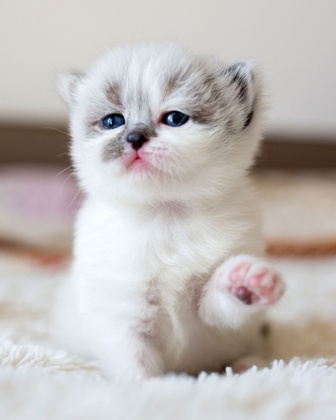
%> input picture cat.jpeg, 336 x 420 px, shrunk from 1600 x 2000 before the run
$ octave partone.m   (GNU Octave 9; MATLAB toolbox functions it lacks are replaced by stand-ins)
%> lines starting %> are read from the running program, lines starting %| are printed output that depends on the picture; in (x1, y1, x2, y2) boxes, pixels count from 0 and x2, y2 are one past the last pixel; in counts of white or black regions, pixels touching at a corner belong together; the program's own positions count from 1
% read and display an image
img_cat = imread('cat.jpeg');
%> img_cat is the input picture: size 420x336x3 uint8; mean R, G, B 191.8, 186.4, 183.8
imshow(img_cat)


%calculate the total number of pixels
size(img_cat)
%> ans = [420 336 3]
size(img_cat,1) * size(img_cat,2)
%> ans = 141120


%min pixels
minValue = min(img_cat(:))
%> minValue = 0
	[row, column] = find(img_cat == minValue);
%> row = 190 values from 112 to 149; column = 190 values from 111 to 921
%max pixels
maxValue = max(img_cat(:))
%> maxValue = 255
	[row, column] = find(img_cat == maxValue);
%> row = 569 values from 117 to 261; column = 569 values from 754 to 842
% mean pixels
meanValue = mean(img_cat(:))
%> meanValue = 187.3
	[row, column] = find(img_cat == meanValue);
%> row = []; column = []


%Change the pixel values less than the mean to 0 and above the mean to 255

grey_img = rgb2gray(img_cat);
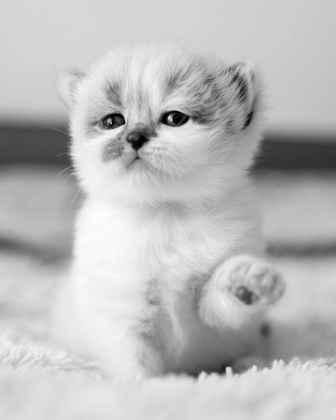
%> grey_img: size 420x336 uint8; min 0, max 253, mean 187.7
figure
imshow(grey_img)
image_change = zeros(size(grey_img));

for ii=1:size(grey_img,1)
  for jj=1:size(grey_img,2)
    pixel=grey_img(ii,jj);

    if pixel <meanValue
      new_pixel=0;
    elseif pixel>meanValue
      new_pixel=255;
      else
          new_pixel = pixel;

         end
         image_change(ii,jj)=new_pixel;
      end
  endfor
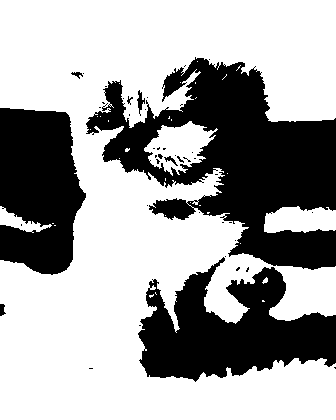
%> image_change: size 420x336 double; 64.2% white; 44 black regions (36 under 20 px), largest, box (x1, y1, x2, y2) and area: (86, 57, 336, 270) 25089, (138, 257, 336, 382) 13753, (0, 108, 86, 275) 11265
%> after the loop, new_pixel = 255
figure()
subplot(1,2,1)
imshow(grey_img,[])
title('original image')
subplot(1,2,2)
imshow(image_change,[])
title('changed image')
